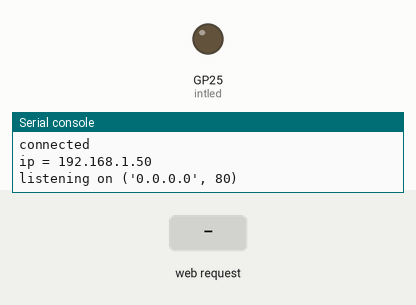
Bench run of a program on a simulated Raspberry Pi Pico running MicroPython. Parts: output pins drawn as LEDs (lit = HIGH), the last lines printed to the serial console. The inputs (shaded band) are chosen by the test bench. WiFi joins after 1.5 s.

Above: at 3.2 s.
3.3 s: HTTP request GET /light/on received
At 3.7 s:
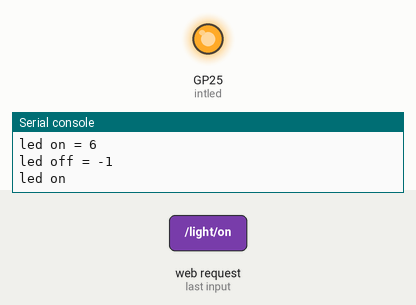
4.8 s: HTTP request GET /light/off received
At 6.0 s:
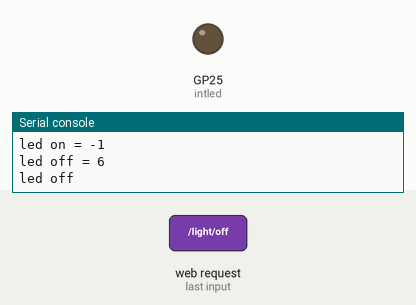
Timing chart, 0 to 7.8 s (numbered marks = the images above; inputs shaded):
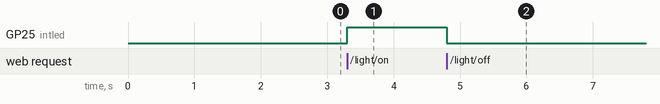

The program:

ledM.py
```python
#MicroPython

import network
import socket
import time
import machine

from machine import Pin

intled = machine.Pin("LED", machine.Pin.OUT)

ssid = 'ENTER YOUR SSID'
password = 'ENTER YOUR Wi-Fi PASSWORD'

wlan = network.WLAN(network.STA_IF)
wlan.active(True)
wlan.connect(ssid, password)

html = """<!DOCTYPE html>
    <html>
        <head> <title>Pico W</title> </head>
        <body> <h1>Pico W</h1>
            <p>Hello World</p>
            <p>
            <a href='/light/on'>Turn Light On</a>
            </p>
            <p>
            <a href='/light/off'>Turn Light Off</a>
            </p>
            <br>
        </body>
    </html>
"""

# Wait for connect or fail
max_wait = 10
while max_wait > 0:
    if wlan.status() < 0 or wlan.status() >= 3:
        break
    max_wait -= 1
    print('waiting for connection...')
    time.sleep(1)

# Handle connection error
if wlan.status() != 3:
    raise RuntimeError('network connection failed')
else:
    print('connected')
    status = wlan.ifconfig()
    print( 'ip = ' + status[0] )

# Open socket
addr = socket.getaddrinfo('0.0.0.0', 80)[0][-1]

s = socket.socket()
s.bind(addr)
s.listen(1)

print('listening on', addr)

stateis = ""

# Listen for connections
while True:
    try:
        cl, addr = s.accept()
        print('client connected from', addr)

        request = cl.recv(1024)
        print(request)

        request = str(request)
        led_on = request.find('/light/on')
        led_off = request.find('/light/off')
        print( 'led on = ' + str(led_on))
        print( 'led off = ' + str(led_off))

        if led_on == 6:
            print("led on")
            intled.value(1)
            stateis = "LED is ON"

        if led_off == 6:
            print("led off")
            intled.value(0)
            stateis = "LED is OFF"

        response = html + stateis

        cl.send('HTTP/1.0 200 OK\r\nContent-type: text/html\r\n\r\n')
        cl.send(response)
        cl.close()

    except OSError as e:
        cl.close()
        print('connection closed')
```

Measured:
- after the input at 3.3 s, GP25 (intled): LOW → HIGH at once
- after the input at 4.8 s, GP25 (intled): HIGH → LOW at once
